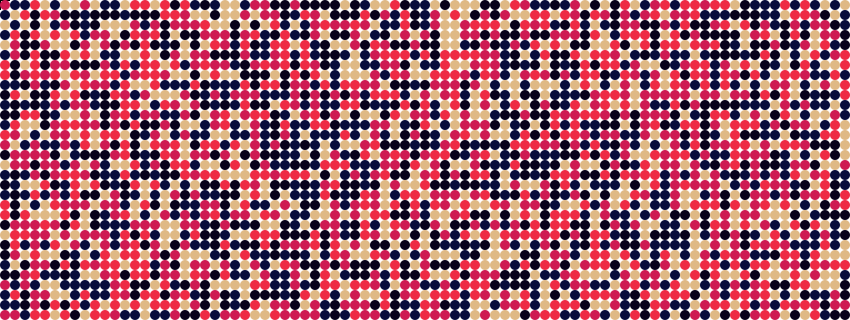
Frame 1 (no input)
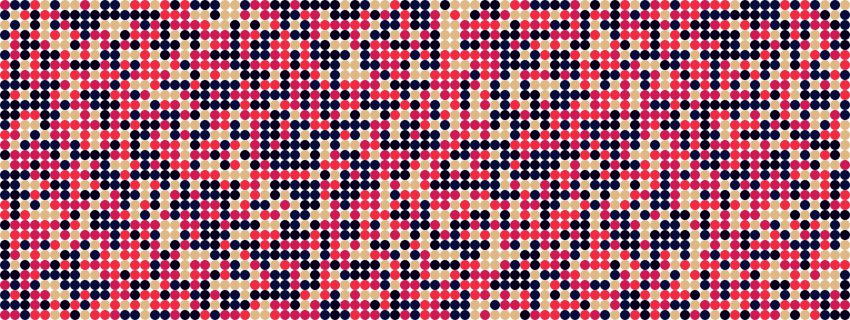
Frame 60 (the mouse pressed at the canvas centre just before this capture)
Frame 120 (the mouse held since frame 60 and released just before this capture): identical to frame 60, image omitted

The Processing sketch that drew these frames (run headless with seeded random() and noise(); from frame 60 on, the mouse is pressed at the canvas centre):

// Processing sketch: processing_80864
// ── processing_80864.pde

Cell[][] grilla;
int cols=85;
int rows=32;

void setup() {
  
  size (850, 320);
  smooth();
  int w=width/cols;
  int h=height/rows;
  grilla = new Cell[cols][rows];
  for (int i=0; i<cols; i++) {
    for (int j=0; j<rows; j++) {
      grilla[i][j]= new Cell(i*w, j*h, w, h);
    }
  }
}

void draw() {
  background(255);
  for (int i=0; i<cols; i++) {
    for (int j=0; j<rows; j++) {
      grilla[i][j].display();
    }
  }
}

void mousePressed() {
  for (int i=0; i<cols; i++) {
    for (int j=0; j<rows; j++) {
      grilla[i][j].click(mouseX, mouseY);
    }
  }
}

class Cell {
  float x, y;
  float h, w;
  int state;

  Cell (float tempX, float tempY, float tempW, float tempH) {
    x=tempX;
    y=tempY;
    w=tempW;
    h=tempH;
    state = int(random(5));
  }

  void display() {
    //stroke(0);
    fill(255);
    rect(x, y, h, w);

    if (state==0) {
      noStroke();
      fill(7, 0, 28);
      ellipse(x+w/2, y+h/2, w, h);
    }

    if (state==1) {
      noStroke();
      fill(8, 12, 59);
      ellipse(x+w/2, y+h/2, w, h);
    }

    if (state==2) {
      noStroke();
      fill(238, 43, 67);
      ellipse(x+w/2, y+h/2, w, h);
    }

    if (state==3) {
      noStroke();
      fill(206, 26, 83);
      ellipse(x+w/2, y+h/2, w, h);
    }
  if (state==4) {
    noStroke();
    fill(223, 185, 133);
    ellipse(x+w/2, y+h/2, w, h);
  }
}

void click(int mx, int my) {
  if (mx>x && mx<x+w && my>y && my<y+h) {
    state= (state+1)%5;
  }
}
}
